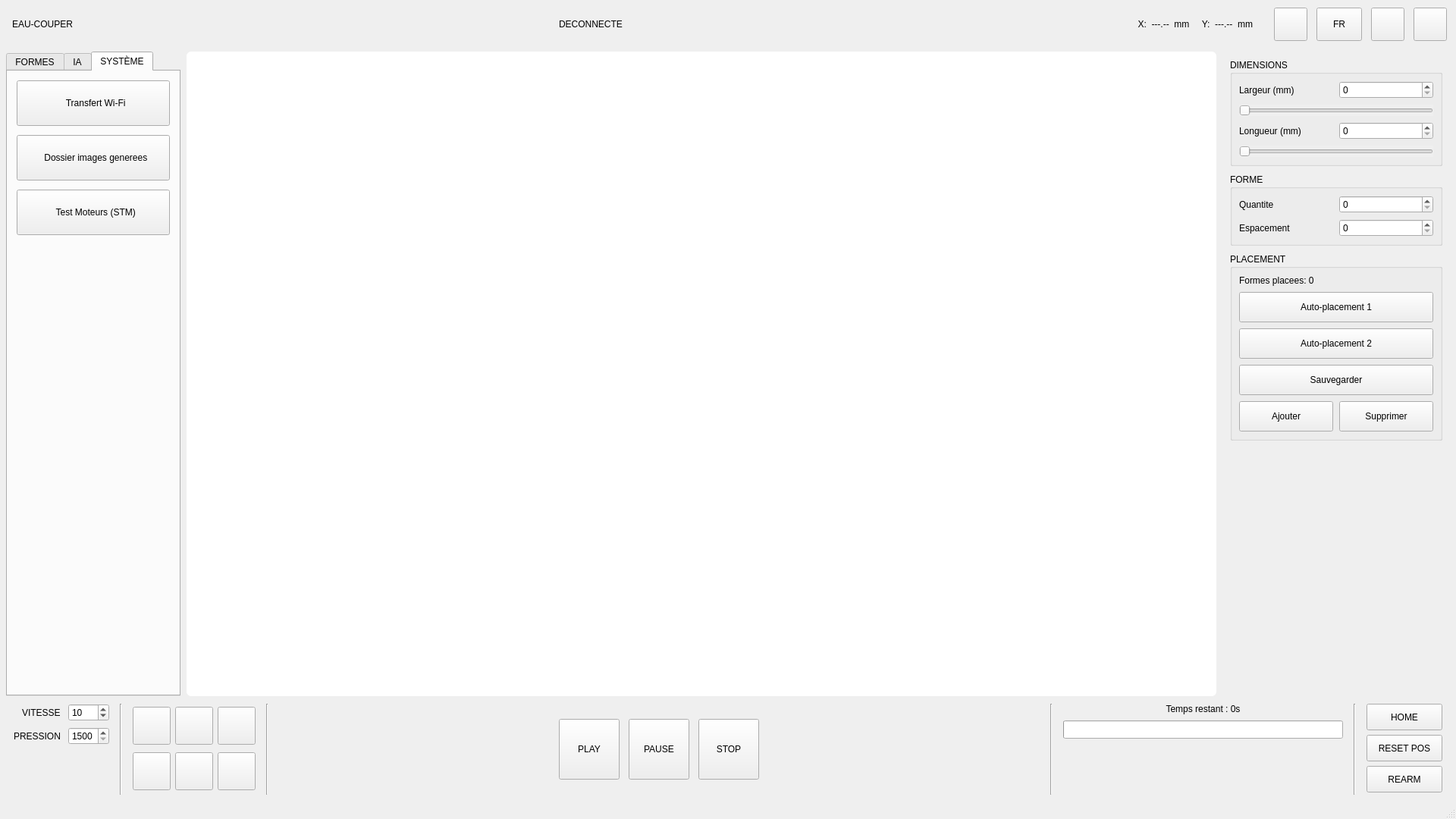
<?xml version="1.0" encoding="UTF-8"?>
<ui version="4.0">
 <class>MainWindow</class>
 <widget class="QMainWindow" name="MainWindow">
  <property name="geometry">
   <rect>
    <x>0</x>
    <y>0</y>
    <width>1920</width>
    <height>1080</height>
   </rect>
  </property>
  <property name="windowTitle">
   <string>Eau-Couper by AE - Interface Industrielle</string>
  </property>
  <widget class="QWidget" name="centralwidget">
   <layout class="QVBoxLayout" name="mainVerticalLayout">
    <property name="spacing">
     <number>0</number>
    </property>
    <property name="leftMargin">
     <number>0</number>
    </property>
    <property name="topMargin">
     <number>0</number>
    </property>
    <property name="rightMargin">
     <number>0</number>
    </property>
    <property name="bottomMargin">
     <number>0</number>
    </property>
    <item>
     <widget class="QFrame" name="statusBarFrame">
      <property name="minimumSize">
       <size>
        <width>0</width>
        <height>60</height>
       </size>
      </property>
      <property name="maximumSize">
       <size>
        <width>16777215</width>
        <height>56</height>
       </size>
      </property>
      <layout class="QHBoxLayout" name="statusBarLayout">
       <property name="spacing">
        <number>12</number>
       </property>
       <property name="leftMargin">
        <number>16</number>
       </property>
       <property name="topMargin">
        <number>8</number>
       </property>
       <property name="rightMargin">
        <number>12</number>
       </property>
       <property name="bottomMargin">
        <number>8</number>
       </property>
       <item>
        <widget class="QLabel" name="labelBrand">
         <property name="minimumSize">
          <size>
           <width>150</width>
           <height>0</height>
          </size>
         </property>
         <property name="text">
          <string>EAU-COUPER</string>
         </property>
        </widget>
       </item>
       <item>
        <spacer name="statusSpacer1">
         <property name="orientation">
          <enum>Qt::Orientation::Horizontal</enum>
         </property>
         <property name="sizeHint" stdset="0">
          <size>
           <width>40</width>
           <height>20</height>
          </size>
         </property>
        </spacer>
       </item>
       <item>
        <widget class="QLabel" name="labelMachineState">
         <property name="minimumSize">
          <size>
           <width>180</width>
           <height>34</height>
          </size>
         </property>
         <property name="text">
          <string>DECONNECTE</string>
         </property>
         <property name="alignment">
          <set>Qt::AlignmentFlag::AlignCenter</set>
         </property>
        </widget>
       </item>
       <item>
        <spacer name="statusSpacer2">
         <property name="orientation">
          <enum>Qt::Orientation::Horizontal</enum>
         </property>
         <property name="sizeHint" stdset="0">
          <size>
           <width>40</width>
           <height>20</height>
          </size>
         </property>
        </spacer>
       </item>
       <item>
        <widget class="QLabel" name="labelPositionXY">
         <property name="minimumSize">
          <size>
           <width>260</width>
           <height>0</height>
          </size>
         </property>
         <property name="text">
          <string>X:  ---.--  mm     Y:  ---.--  mm</string>
         </property>
         <property name="alignment">
          <set>Qt::AlignmentFlag::AlignRight|Qt::AlignmentFlag::AlignTrailing|Qt::AlignmentFlag::AlignVCenter</set>
         </property>
        </widget>
       </item>
       <item>
        <spacer name="statusSpacer3">
         <property name="orientation">
          <enum>Qt::Orientation::Horizontal</enum>
         </property>
         <property name="sizeType">
          <enum>QSizePolicy::Policy::Fixed</enum>
         </property>
         <property name="sizeHint" stdset="0">
          <size>
           <width>16</width>
           <height>20</height>
          </size>
         </property>
        </spacer>
       </item>
       <item>
        <widget class="QPushButton" name="buttonTheme">
         <property name="minimumSize">
          <size>
           <width>44</width>
           <height>44</height>
          </size>
         </property>
         <property name="maximumSize">
          <size>
           <width>44</width>
           <height>44</height>
          </size>
         </property>
         <property name="toolTip">
          <string>Changer de thème</string>
         </property>
         <property name="text">
          <string/>
         </property>
         <property name="icon">
          <iconset resource="../../resources.qrc">
           <normaloff>:/icons/sun.svg</normaloff>:/icons/sun.svg</iconset>
         </property>
         <property name="iconSize">
          <size>
           <width>22</width>
           <height>22</height>
          </size>
         </property>
        </widget>
       </item>
       <item>
        <widget class="QPushButton" name="buttonLanguage">
         <property name="minimumSize">
          <size>
           <width>52</width>
           <height>44</height>
          </size>
         </property>
         <property name="maximumSize">
          <size>
           <width>60</width>
           <height>44</height>
          </size>
         </property>
         <property name="toolTip">
          <string>Changer de langue</string>
         </property>
         <property name="text">
          <string>FR</string>
         </property>
        </widget>
       </item>
       <item>
        <widget class="QPushButton" name="buttonSettings">
         <property name="minimumSize">
          <size>
           <width>44</width>
           <height>44</height>
          </size>
         </property>
         <property name="maximumSize">
          <size>
           <width>44</width>
           <height>44</height>
          </size>
         </property>
         <property name="toolTip">
          <string>Parametres</string>
         </property>
         <property name="text">
          <string/>
         </property>
         <property name="icon">
          <iconset resource="../../resources.qrc">
           <normaloff>:/icons/settings.svg</normaloff>:/icons/settings.svg</iconset>
         </property>
         <property name="iconSize">
          <size>
           <width>22</width>
           <height>22</height>
          </size>
         </property>
        </widget>
       </item>
       <item>
        <widget class="QPushButton" name="pushButton">
         <property name="minimumSize">
          <size>
           <width>44</width>
           <height>44</height>
          </size>
         </property>
         <property name="maximumSize">
          <size>
           <width>44</width>
           <height>44</height>
          </size>
         </property>
         <property name="toolTip">
          <string>Quitter</string>
         </property>
         <property name="text">
          <string/>
         </property>
         <property name="icon">
          <iconset resource="../../resources.qrc">
           <normaloff>:/icons/on-off.svg</normaloff>:/icons/on-off.svg</iconset>
         </property>
         <property name="iconSize">
          <size>
           <width>24</width>
           <height>24</height>
          </size>
         </property>
        </widget>
       </item>
      </layout>
     </widget>
    </item>
    <item>
     <layout class="QHBoxLayout" name="bodyLayout" stretch="0,1,0">
      <property name="spacing">
       <number>8</number>
      </property>
      <property name="leftMargin">
       <number>8</number>
      </property>
      <property name="topMargin">
       <number>8</number>
      </property>
      <property name="rightMargin">
       <number>8</number>
      </property>
      <property name="bottomMargin">
       <number>0</number>
      </property>
      <item>
       <widget class="QFrame" name="leftPanel">
        <property name="minimumSize">
         <size>
          <width>230</width>
          <height>0</height>
         </size>
        </property>
        <property name="maximumSize">
         <size>
          <width>340</width>
          <height>16777215</height>
         </size>
        </property>
        <layout class="QVBoxLayout" name="leftLayout">
         <property name="spacing">
          <number>0</number>
         </property>
         <property name="leftMargin">
          <number>0</number>
         </property>
         <property name="topMargin">
          <number>0</number>
         </property>
         <property name="rightMargin">
          <number>0</number>
         </property>
         <property name="bottomMargin">
          <number>0</number>
         </property>
         <item>
          <widget class="QTabWidget" name="leftTabWidget">
           <property name="maximumSize">
            <size>
             <width>300</width>
             <height>16777215</height>
            </size>
           </property>
           <property name="currentIndex">
            <number>2</number>
           </property>
           <widget class="QWidget" name="tabFormes">
            <attribute name="title">
             <string>FORMES</string>
            </attribute>
            <layout class="QVBoxLayout" name="tabFormesLayout">
             <property name="spacing">
              <number>12</number>
             </property>
             <property name="margin" stdset="0">
              <number>12</number>
             </property>
             <item>
              <layout class="QGridLayout" name="gridShapes">
               <property name="spacing">
                <number>8</number>
               </property>
               <item row="0" column="0">
                <widget class="QPushButton" name="Cercle">
                 <property name="minimumSize">
                  <size>
                   <width>0</width>
                   <height>60</height>
                  </size>
                 </property>
                 <property name="text">
                  <string>Cercle</string>
                 </property>
                 <property name="icon">
                  <iconset resource="../../resources.qrc">
                   <normaloff>:/icons/circle.svg</normaloff>:/icons/circle.svg</iconset>
                 </property>
                 <property name="iconSize">
                  <size>
                   <width>28</width>
                   <height>28</height>
                  </size>
                 </property>
                </widget>
               </item>
               <item row="0" column="1">
                <widget class="QPushButton" name="Rectangle">
                 <property name="minimumSize">
                  <size>
                   <width>0</width>
                   <height>60</height>
                  </size>
                 </property>
                 <property name="text">
                  <string>Rectangle</string>
                 </property>
                 <property name="icon">
                  <iconset resource="../../resources.qrc">
                   <normaloff>:/icons/square.svg</normaloff>:/icons/square.svg</iconset>
                 </property>
                 <property name="iconSize">
                  <size>
                   <width>28</width>
                   <height>28</height>
                  </size>
                 </property>
                </widget>
               </item>
               <item row="1" column="0">
                <widget class="QPushButton" name="Triangle">
                 <property name="minimumSize">
                  <size>
                   <width>0</width>
                   <height>60</height>
                  </size>
                 </property>
                 <property name="text">
                  <string>Triangle</string>
                 </property>
                 <property name="icon">
                  <iconset resource="../../resources.qrc">
                   <normaloff>:/icons/triangle.svg</normaloff>:/icons/triangle.svg</iconset>
                 </property>
                 <property name="iconSize">
                  <size>
                   <width>28</width>
                   <height>28</height>
                  </size>
                 </property>
                </widget>
               </item>
               <item row="1" column="1">
                <widget class="QPushButton" name="Etoile">
                 <property name="minimumSize">
                  <size>
                   <width>0</width>
                   <height>60</height>
                  </size>
                 </property>
                 <property name="text">
                  <string>Etoile</string>
                 </property>
                 <property name="icon">
                  <iconset resource="../../resources.qrc">
                   <normaloff>:/icons/star.svg</normaloff>:/icons/star.svg</iconset>
                 </property>
                 <property name="iconSize">
                  <size>
                   <width>28</width>
                   <height>28</height>
                  </size>
                 </property>
                </widget>
               </item>
               <item row="2" column="0">
                <widget class="QPushButton" name="Coeur">
                 <property name="minimumSize">
                  <size>
                   <width>0</width>
                   <height>60</height>
                  </size>
                 </property>
                 <property name="text">
                  <string>Coeur</string>
                 </property>
                 <property name="icon">
                  <iconset resource="../../resources.qrc">
                   <normaloff>:/icons/heart.svg</normaloff>:/icons/heart.svg</iconset>
                 </property>
                 <property name="iconSize">
                  <size>
                   <width>28</width>
                   <height>28</height>
                  </size>
                 </property>
                </widget>
               </item>
               <item row="2" column="1">
                <widget class="QPushButton" name="buttonCustom">
                 <property name="minimumSize">
                  <size>
                   <width>0</width>
                   <height>60</height>
                  </size>
                 </property>
                 <property name="text">
                  <string>Dessin</string>
                 </property>
                 <property name="icon">
                  <iconset resource="../../resources.qrc">
                   <normaloff>:/icons/pencil.svg</normaloff>:/icons/pencil.svg</iconset>
                 </property>
                 <property name="iconSize">
                  <size>
                   <width>28</width>
                   <height>28</height>
                  </size>
                 </property>
                </widget>
               </item>
               <item row="3" column="0" colspan="2">
                <widget class="QPushButton" name="buttonInventory">
                 <property name="minimumSize">
                  <size>
                   <width>0</width>
                   <height>60</height>
                  </size>
                 </property>
                 <property name="text">
                  <string>Inventaire des pieces</string>
                 </property>
                 <property name="icon">
                  <iconset resource="../../resources.qrc">
                   <normaloff>:/icons/book.svg</normaloff>:/icons/book.svg</iconset>
                 </property>
                 <property name="iconSize">
                  <size>
                   <width>24</width>
                   <height>24</height>
                  </size>
                 </property>
                </widget>
               </item>
              </layout>
             </item>
             <item>
              <spacer name="spacerFormes">
               <property name="orientation">
                <enum>Qt::Orientation::Vertical</enum>
               </property>
               <property name="sizeHint" stdset="0">
                <size>
                 <width>0</width>
                 <height>0</height>
                </size>
               </property>
              </spacer>
             </item>
            </layout>
           </widget>
           <widget class="QWidget" name="tabIA">
            <attribute name="title">
             <string>IA</string>
            </attribute>
            <layout class="QVBoxLayout" name="tabIALayout">
             <property name="spacing">
              <number>12</number>
             </property>
             <property name="margin" stdset="0">
              <number>12</number>
             </property>
             <item>
              <widget class="QLineEdit" name="lineEditAIPrompt">
               <property name="minimumSize">
                <size>
                 <width>0</width>
                 <height>50</height>
                </size>
               </property>
               <property name="placeholderText">
                <string>Decrivez l'image...</string>
               </property>
              </widget>
             </item>
             <item>
              <widget class="QPushButton" name="buttonGenerateAI">
               <property name="minimumSize">
                <size>
                 <width>0</width>
                 <height>60</height>
                </size>
               </property>
               <property name="text">
                <string>Generer la forme</string>
               </property>
              </widget>
             </item>
             <item>
              <widget class="QProgressBar" name="progressBarAI">
               <property name="minimumSize">
                <size>
                 <width>0</width>
                 <height>30</height>
                </size>
               </property>
               <property name="visible">
                <bool>false</bool>
               </property>
               <property name="maximum">
                <number>0</number>
               </property>
               <property name="value">
                <number>-1</number>
               </property>
              </widget>
             </item>
             <item>
              <widget class="QLabel" name="labelAIGenerationStatus">
               <property name="text">
                <string/>
               </property>
               <property name="wordWrap">
                <bool>true</bool>
               </property>
              </widget>
             </item>
             <item>
              <spacer name="spacerIA">
               <property name="orientation">
                <enum>Qt::Orientation::Vertical</enum>
               </property>
               <property name="sizeHint" stdset="0">
                <size>
                 <width>0</width>
                 <height>0</height>
                </size>
               </property>
              </spacer>
             </item>
            </layout>
           </widget>
           <widget class="QWidget" name="tabSystem">
            <attribute name="title">
             <string>SYSTÈME</string>
            </attribute>
            <layout class="QVBoxLayout" name="tabSystemLayout">
             <property name="spacing">
              <number>12</number>
             </property>
             <property name="margin" stdset="0">
              <number>12</number>
             </property>
             <item>
              <widget class="QPushButton" name="buttonWifiTransfer">
               <property name="minimumSize">
                <size>
                 <width>0</width>
                 <height>60</height>
                </size>
               </property>
               <property name="text">
                <string>  Transfert Wi-Fi</string>
               </property>
               <property name="icon">
                <iconset resource="../../resources.qrc">
                 <normaloff>:/icons/link.svg</normaloff>:/icons/link.svg</iconset>
               </property>
               <property name="iconSize">
                <size>
                 <width>24</width>
                 <height>24</height>
                </size>
               </property>
              </widget>
             </item>
             <item>
              <widget class="QPushButton" name="buttonViewGeneratedImages">
               <property name="minimumSize">
                <size>
                 <width>0</width>
                 <height>60</height>
                </size>
               </property>
               <property name="text">
                <string>  Dossier images generees</string>
               </property>
               <property name="icon">
                <iconset resource="../../resources.qrc">
                 <normaloff>:/icons/folder.svg</normaloff>:/icons/folder.svg</iconset>
               </property>
               <property name="iconSize">
                <size>
                 <width>24</width>
                 <height>24</height>
                </size>
               </property>
              </widget>
             </item>
             <item>
              <widget class="QPushButton" name="buttonTestMoteurs">
               <property name="minimumSize">
                <size>
                 <width>0</width>
                 <height>60</height>
                </size>
               </property>
               <property name="text">
                <string>  Test Moteurs (STM)</string>
               </property>
              </widget>
             </item>
             <item>
              <spacer name="spacerSystem">
               <property name="orientation">
                <enum>Qt::Orientation::Vertical</enum>
               </property>
               <property name="sizeHint" stdset="0">
                <size>
                 <width>0</width>
                 <height>0</height>
                </size>
               </property>
              </spacer>
             </item>
            </layout>
           </widget>
          </widget>
         </item>
        </layout>
       </widget>
      </item>
      <item>
       <widget class="ShapeVisualization" name="shapeVisualizationWidget" native="true">
        <property name="sizePolicy">
         <sizepolicy hsizetype="Expanding" vsizetype="Expanding">
          <horstretch>0</horstretch>
          <verstretch>0</verstretch>
         </sizepolicy>
        </property>
        <property name="cursor">
         <cursorShape>CrossCursor</cursorShape>
        </property>
        <property name="styleSheet">
         <string>background-color: #FFFFFF; border-radius: 6px;</string>
        </property>
       </widget>
      </item>
      <item>
       <widget class="QFrame" name="rightPanel">
        <property name="minimumSize">
         <size>
          <width>300</width>
          <height>0</height>
         </size>
        </property>
        <property name="maximumSize">
         <size>
          <width>300</width>
          <height>16777215</height>
         </size>
        </property>
        <layout class="QVBoxLayout" name="rightLayout">
         <property name="spacing">
          <number>10</number>
         </property>
         <property name="leftMargin">
          <number>10</number>
         </property>
         <property name="topMargin">
          <number>10</number>
         </property>
         <property name="rightMargin">
          <number>10</number>
         </property>
         <property name="bottomMargin">
          <number>10</number>
         </property>
         <item>
          <widget class="QGroupBox" name="groupDimensions">
           <property name="title">
            <string>DIMENSIONS</string>
           </property>
           <layout class="QVBoxLayout" name="vboxDim">
            <property name="spacing">
             <number>8</number>
            </property>
            <item>
             <layout class="QHBoxLayout">
              <item>
               <widget class="QLabel" name="Taille_txt">
                <property name="text">
                 <string>Largeur (mm)</string>
                </property>
               </widget>
              </item>
              <item>
               <widget class="QSpinBox" name="Largeur">
                <property name="maximum">
                 <number>600</number>
                </property>
               </widget>
              </item>
             </layout>
            </item>
            <item>
             <widget class="QSlider" name="Slider_largeur">
              <property name="autoFillBackground">
               <bool>true</bool>
              </property>
              <property name="maximum">
               <number>600</number>
              </property>
              <property name="orientation">
               <enum>Qt::Orientation::Horizontal</enum>
              </property>
             </widget>
            </item>
            <item>
             <layout class="QHBoxLayout">
              <item>
               <widget class="QLabel" name="Hauteur_txt">
                <property name="text">
                 <string>Longueur (mm)</string>
                </property>
               </widget>
              </item>
              <item>
               <widget class="QSpinBox" name="Longueur">
                <property name="maximum">
                 <number>600</number>
                </property>
               </widget>
              </item>
             </layout>
            </item>
            <item>
             <widget class="QSlider" name="Slider_longueur">
              <property name="autoFillBackground">
               <bool>true</bool>
              </property>
              <property name="maximum">
               <number>400</number>
              </property>
              <property name="orientation">
               <enum>Qt::Orientation::Horizontal</enum>
              </property>
             </widget>
            </item>
           </layout>
          </widget>
         </item>
         <item>
          <widget class="QGroupBox" name="groupProprietes">
           <property name="title">
            <string>FORME</string>
           </property>
           <layout class="QVBoxLayout" name="vboxProp">
            <property name="spacing">
             <number>8</number>
            </property>
            <item>
             <layout class="QHBoxLayout">
              <item>
               <widget class="QLabel" name="Taille_txt_2">
                <property name="text">
                 <string>Quantite</string>
                </property>
               </widget>
              </item>
              <item>
               <widget class="QSpinBox" name="shapeCountSpinBox">
                <property name="maximum">
                 <number>100000</number>
                </property>
               </widget>
              </item>
             </layout>
            </item>
            <item>
             <layout class="QHBoxLayout">
              <item>
               <widget class="QLabel" name="Taille_txt_3">
                <property name="text">
                 <string>Espacement</string>
                </property>
               </widget>
              </item>
              <item>
               <widget class="QSpinBox" name="spaceSpinBox">
                <property name="maximum">
                 <number>10000</number>
                </property>
               </widget>
              </item>
             </layout>
            </item>
           </layout>
          </widget>
         </item>
         <item>
          <widget class="QGroupBox" name="groupOptimisation">
           <property name="title">
            <string>PLACEMENT</string>
           </property>
           <layout class="QVBoxLayout" name="optiLayout">
            <property name="spacing">
             <number>8</number>
            </property>
            <item>
             <widget class="QLabel" name="shapeCountLabel">
              <property name="text">
               <string>Formes placees: 0</string>
              </property>
             </widget>
            </item>
            <item>
             <widget class="QPushButton" name="optimizePlacementButton">
              <property name="minimumSize">
               <size>
                <width>0</width>
                <height>40</height>
               </size>
              </property>
              <property name="text">
               <string>Auto-placement 1</string>
              </property>
              <property name="checkable">
               <bool>true</bool>
              </property>
             </widget>
            </item>
            <item>
             <widget class="QPushButton" name="optimizePlacementButton2">
              <property name="minimumSize">
               <size>
                <width>0</width>
                <height>40</height>
               </size>
              </property>
              <property name="text">
               <string>Auto-placement 2</string>
              </property>
              <property name="checkable">
               <bool>true</bool>
              </property>
             </widget>
            </item>
            <item>
             <widget class="QPushButton" name="ButtonSaveLayout">
              <property name="minimumSize">
               <size>
                <width>0</width>
                <height>40</height>
               </size>
              </property>
              <property name="text">
               <string>Sauvegarder</string>
              </property>
             </widget>
            </item>
            <item>
             <layout class="QHBoxLayout" name="addDelLayout">
              <property name="spacing">
               <number>8</number>
              </property>
              <item>
               <widget class="QPushButton" name="ButtonAddShape">
                <property name="minimumSize">
                 <size>
                  <width>0</width>
                  <height>40</height>
                 </size>
                </property>
                <property name="text">
                 <string>Ajouter</string>
                </property>
               </widget>
              </item>
              <item>
               <widget class="QPushButton" name="ButtonDeleteShape">
                <property name="minimumSize">
                 <size>
                  <width>0</width>
                  <height>40</height>
                 </size>
                </property>
                <property name="text">
                 <string>Supprimer</string>
                </property>
               </widget>
              </item>
             </layout>
            </item>
           </layout>
          </widget>
         </item>
         <item>
          <spacer name="rightSpacer">
           <property name="orientation">
            <enum>Qt::Orientation::Vertical</enum>
           </property>
           <property name="sizeHint" stdset="0">
            <size>
             <width>0</width>
             <height>0</height>
            </size>
           </property>
          </spacer>
         </item>
        </layout>
       </widget>
      </item>
     </layout>
    </item>
    <item>
     <widget class="QFrame" name="controlBarFrame">
      <property name="minimumSize">
       <size>
        <width>0</width>
        <height>140</height>
       </size>
      </property>
      <property name="maximumSize">
       <size>
        <width>16777215</width>
        <height>140</height>
       </size>
      </property>
      <layout class="QHBoxLayout" name="controlBarLayout">
       <property name="spacing">
        <number>14</number>
       </property>
       <property name="leftMargin">
        <number>18</number>
       </property>
       <property name="topMargin">
        <number>10</number>
       </property>
       <property name="rightMargin">
        <number>18</number>
       </property>
       <property name="bottomMargin">
        <number>10</number>
       </property>
       <item>
        <layout class="QFormLayout" name="moteurForm">
         <property name="labelAlignment">
          <set>Qt::AlignmentFlag::AlignRight|Qt::AlignmentFlag::AlignTrailing|Qt::AlignmentFlag::AlignVCenter</set>
         </property>
         <property name="horizontalSpacing">
          <number>10</number>
         </property>
         <property name="verticalSpacing">
          <number>8</number>
         </property>
         <item row="0" column="0">
          <widget class="QLabel" name="Vitesse_txt">
           <property name="text">
            <string>VITESSE</string>
           </property>
          </widget>
         </item>
         <item row="0" column="1">
          <widget class="QSpinBox" name="SpinBox_vitesse">
           <property name="minimum">
            <number>1</number>
           </property>
           <property name="maximum">
            <number>200</number>
           </property>
           <property name="value">
            <number>10</number>
           </property>
          </widget>
         </item>
         <item row="1" column="0">
          <widget class="QLabel" name="Pression_txt">
           <property name="text">
            <string>PRESSION</string>
           </property>
          </widget>
         </item>
         <item row="1" column="1">
          <widget class="QSpinBox" name="SpinBox_pression">
           <property name="minimum">
            <number>1500</number>
           </property>
           <property name="maximum">
            <number>3500</number>
           </property>
          </widget>
         </item>
        </layout>
       </item>
       <item>
        <widget class="QFrame" name="divider1">
         <property name="frameShape">
          <enum>QFrame::Shape::VLine</enum>
         </property>
         <property name="frameShadow">
          <enum>QFrame::Shadow::Sunken</enum>
         </property>
        </widget>
       </item>
       <item>
        <layout class="QGridLayout" name="navButtonsGrid">
         <property name="spacing">
          <number>6</number>
         </property>
         <item row="0" column="0">
          <widget class="QPushButton" name="ButtonRotationLeft">
           <property name="minimumSize">
            <size>
             <width>50</width>
             <height>50</height>
            </size>
           </property>
           <property name="text">
            <string/>
           </property>
           <property name="icon">
            <iconset resource="../../resources.qrc">
             <normaloff>:/icons/rotate-left.svg</normaloff>:/icons/rotate-left.svg</iconset>
           </property>
           <property name="iconSize">
            <size>
             <width>26</width>
             <height>26</height>
            </size>
           </property>
          </widget>
         </item>
         <item row="0" column="1">
          <widget class="QPushButton" name="ButtonUp">
           <property name="minimumSize">
            <size>
             <width>50</width>
             <height>50</height>
            </size>
           </property>
           <property name="text">
            <string/>
           </property>
           <property name="icon">
            <iconset resource="../../resources.qrc">
             <normaloff>:/icons/arrow-up.svg</normaloff>:/icons/arrow-up.svg</iconset>
           </property>
           <property name="iconSize">
            <size>
             <width>26</width>
             <height>26</height>
            </size>
           </property>
          </widget>
         </item>
         <item row="0" column="2">
          <widget class="QPushButton" name="ButtonRotationRight">
           <property name="minimumSize">
            <size>
             <width>50</width>
             <height>50</height>
            </size>
           </property>
           <property name="text">
            <string/>
           </property>
           <property name="icon">
            <iconset resource="../../resources.qrc">
             <normaloff>:/icons/rotate-right.svg</normaloff>:/icons/rotate-right.svg</iconset>
           </property>
           <property name="iconSize">
            <size>
             <width>26</width>
             <height>26</height>
            </size>
           </property>
          </widget>
         </item>
         <item row="1" column="0">
          <widget class="QPushButton" name="ButtonLeft">
           <property name="minimumSize">
            <size>
             <width>50</width>
             <height>50</height>
            </size>
           </property>
           <property name="text">
            <string/>
           </property>
           <property name="icon">
            <iconset resource="../../resources.qrc">
             <normaloff>:/icons/arrow-left.svg</normaloff>:/icons/arrow-left.svg</iconset>
           </property>
           <property name="iconSize">
            <size>
             <width>26</width>
             <height>26</height>
            </size>
           </property>
          </widget>
         </item>
         <item row="1" column="1">
          <widget class="QPushButton" name="ButtonDown">
           <property name="minimumSize">
            <size>
             <width>50</width>
             <height>50</height>
            </size>
           </property>
           <property name="text">
            <string/>
           </property>
           <property name="icon">
            <iconset resource="../../resources.qrc">
             <normaloff>:/icons/arrow-down.svg</normaloff>:/icons/arrow-down.svg</iconset>
           </property>
           <property name="iconSize">
            <size>
             <width>26</width>
             <height>26</height>
            </size>
           </property>
          </widget>
         </item>
         <item row="1" column="2">
          <widget class="QPushButton" name="ButtonRight">
           <property name="minimumSize">
            <size>
             <width>50</width>
             <height>50</height>
            </size>
           </property>
           <property name="text">
            <string/>
           </property>
           <property name="icon">
            <iconset resource="../../resources.qrc">
             <normaloff>:/icons/arrow-right.svg</normaloff>:/icons/arrow-right.svg</iconset>
           </property>
           <property name="iconSize">
            <size>
             <width>26</width>
             <height>26</height>
            </size>
           </property>
          </widget>
         </item>
        </layout>
       </item>
       <item>
        <widget class="QFrame" name="divider2">
         <property name="frameShape">
          <enum>QFrame::Shape::VLine</enum>
         </property>
         <property name="frameShadow">
          <enum>QFrame::Shadow::Sunken</enum>
         </property>
        </widget>
       </item>
       <item>
        <spacer name="controlSpacer1">
         <property name="orientation">
          <enum>Qt::Orientation::Horizontal</enum>
         </property>
         <property name="sizeHint" stdset="0">
          <size>
           <width>10</width>
           <height>20</height>
          </size>
         </property>
        </spacer>
       </item>
       <item>
        <layout class="QHBoxLayout" name="playPauseLayout">
         <property name="spacing">
          <number>12</number>
         </property>
         <item>
          <widget class="QPushButton" name="Play">
           <property name="minimumSize">
            <size>
             <width>80</width>
             <height>80</height>
            </size>
           </property>
           <property name="text">
            <string>PLAY</string>
           </property>
           <property name="icon">
            <iconset resource="../../resources.qrc">
             <normaloff>:/icons/play.svg</normaloff>:/icons/play.svg</iconset>
           </property>
           <property name="iconSize">
            <size>
             <width>28</width>
             <height>28</height>
            </size>
           </property>
          </widget>
         </item>
         <item>
          <widget class="QPushButton" name="Pause">
           <property name="minimumSize">
            <size>
             <width>80</width>
             <height>80</height>
            </size>
           </property>
           <property name="text">
            <string>PAUSE</string>
           </property>
           <property name="icon">
            <iconset resource="../../resources.qrc">
             <normaloff>:/icons/pause.svg</normaloff>:/icons/pause.svg</iconset>
           </property>
           <property name="iconSize">
            <size>
             <width>28</width>
             <height>28</height>
            </size>
           </property>
          </widget>
         </item>
         <item>
          <widget class="QPushButton" name="Stop">
           <property name="minimumSize">
            <size>
             <width>80</width>
             <height>80</height>
            </size>
           </property>
           <property name="text">
            <string>STOP</string>
           </property>
           <property name="icon">
            <iconset resource="../../resources.qrc">
             <normaloff>:/icons/stop.svg</normaloff>:/icons/stop.svg</iconset>
           </property>
           <property name="iconSize">
            <size>
             <width>28</width>
             <height>28</height>
            </size>
           </property>
          </widget>
         </item>
        </layout>
       </item>
       <item>
        <spacer name="controlSpacer2">
         <property name="orientation">
          <enum>Qt::Orientation::Horizontal</enum>
         </property>
         <property name="sizeHint" stdset="0">
          <size>
           <width>10</width>
           <height>20</height>
          </size>
         </property>
        </spacer>
       </item>
       <item>
        <widget class="QFrame" name="divider3">
         <property name="frameShape">
          <enum>QFrame::Shape::VLine</enum>
         </property>
         <property name="frameShadow">
          <enum>QFrame::Shadow::Sunken</enum>
         </property>
        </widget>
       </item>
       <item>
        <layout class="QVBoxLayout" name="progressLayout">
         <property name="spacing">
          <number>8</number>
         </property>
         <item>
          <widget class="QLabel" name="timeRemainingLabel">
           <property name="text">
            <string>Temps restant : 0s</string>
           </property>
           <property name="alignment">
            <set>Qt::AlignmentFlag::AlignCenter</set>
           </property>
          </widget>
         </item>
         <item>
          <widget class="QProgressBar" name="progressBar">
           <property name="minimumSize">
            <size>
             <width>320</width>
             <height>24</height>
            </size>
           </property>
           <property name="value">
            <number>0</number>
           </property>
           <property name="textVisible">
            <bool>false</bool>
           </property>
          </widget>
         </item>
         <item>
          <spacer name="progressSpacer">
           <property name="orientation">
            <enum>Qt::Orientation::Vertical</enum>
           </property>
           <property name="sizeHint" stdset="0">
            <size>
             <width>20</width>
             <height>4</height>
            </size>
           </property>
          </spacer>
         </item>
        </layout>
       </item>
       <item>
        <widget class="QFrame" name="divider4">
         <property name="frameShape">
          <enum>QFrame::Shape::VLine</enum>
         </property>
         <property name="frameShadow">
          <enum>QFrame::Shadow::Sunken</enum>
         </property>
        </widget>
       </item>
       <item>
        <layout class="QVBoxLayout" name="machineSecondaryLayout">
         <property name="spacing">
          <number>6</number>
         </property>
         <item>
          <widget class="QPushButton" name="buttonHome">
           <property name="minimumSize">
            <size>
             <width>100</width>
             <height>35</height>
            </size>
           </property>
           <property name="text">
            <string>HOME</string>
           </property>
           <property name="icon">
            <iconset resource="../../resources.qrc">
             <normaloff>:/icons/house.svg</normaloff>:/icons/house.svg</iconset>
           </property>
           <property name="iconSize">
            <size>
             <width>18</width>
             <height>18</height>
            </size>
           </property>
          </widget>
         </item>
         <item>
          <widget class="QPushButton" name="buttonReset">
           <property name="minimumSize">
            <size>
             <width>100</width>
             <height>35</height>
            </size>
           </property>
           <property name="text">
            <string>RESET POS</string>
           </property>
          </widget>
         </item>
         <item>
          <widget class="QPushButton" name="buttonRearm">
           <property name="minimumSize">
            <size>
             <width>100</width>
             <height>35</height>
            </size>
           </property>
           <property name="text">
            <string>REARM</string>
           </property>
          </widget>
         </item>
        </layout>
       </item>
      </layout>
     </widget>
    </item>
   </layout>
  </widget>
  <widget class="QMenuBar" name="menubar">
   <property name="geometry">
    <rect>
     <x>0</x>
     <y>0</y>
     <width>1920</width>
     <height>21</height>
    </rect>
   </property>
  </widget>
  <widget class="QStatusBar" name="statusbar"/>
 </widget>
 <customwidgets>
  <customwidget>
   <class>ShapeVisualization</class>
   <extends>QWidget</extends>
   <header location="global">ShapeVisualization.h</header>
   <container>1</container>
  </customwidget>
 </customwidgets>
 <resources>
  <include location="../../resources.qrc"/>
 </resources>
 <connections>
  <connection>
   <sender>pushButton</sender>
   <signal>clicked()</signal>
   <receiver>MainWindow</receiver>
   <slot>close()</slot>
   <hints>
    <hint type="sourcelabel">
     <x>50</x>
     <y>28</y>
    </hint>
    <hint type="destinationlabel">
     <x>100</x>
     <y>100</y>
    </hint>
   </hints>
  </connection>
 </connections>
</ui>
